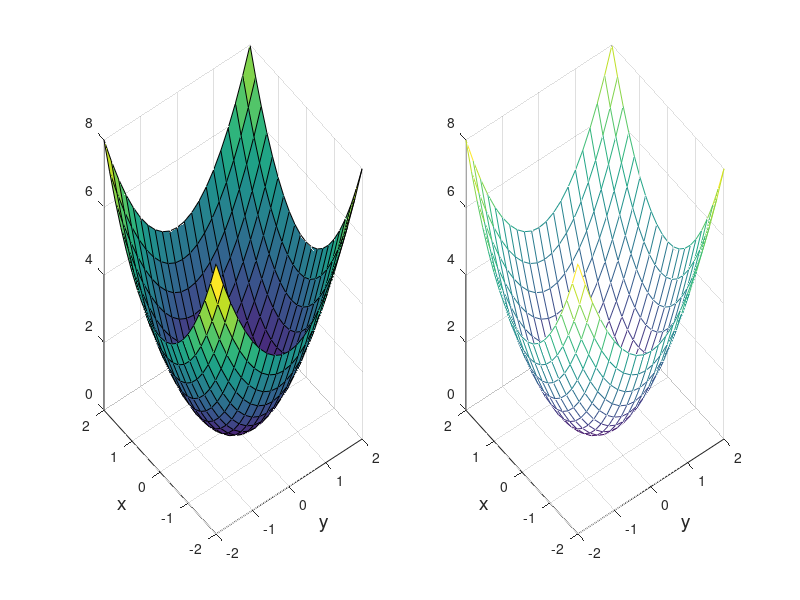
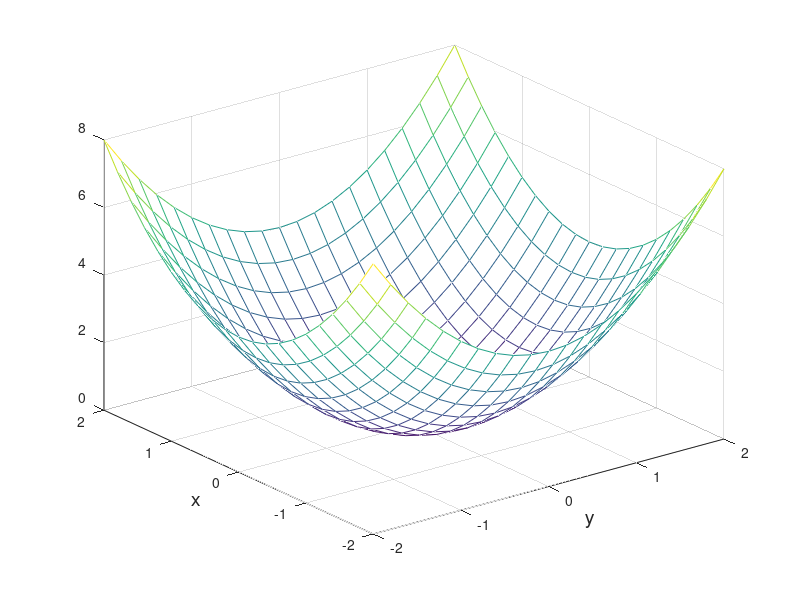

The MATLAB script that drew these images, in order:
function p1
x=-2:.2:2; y=-2:.2:2;
z=f(x,y); figure(1); subplot(121); surf(y,x,z)
xlabel('y','fontsize',14); ylabel('x','fontsize',14)
subplot(122); mesh(y,x,z)
xlabel('y','fontsize',14); ylabel('x','fontsize',14)
figure(2)
[X,Y] = meshgrid(-2:.2:2, -2:.2:2);
Z = X.^2 + Y.^2; mesh(X,Y,Z)
xlabel('y','fontsize',14);
ylabel('x','fontsize',14)
end
function z=f(x,y);
for i=1:length(x)
for j=1:length(y)
z(i,j)=x(i).^2+y(j).^2;
end
end
end